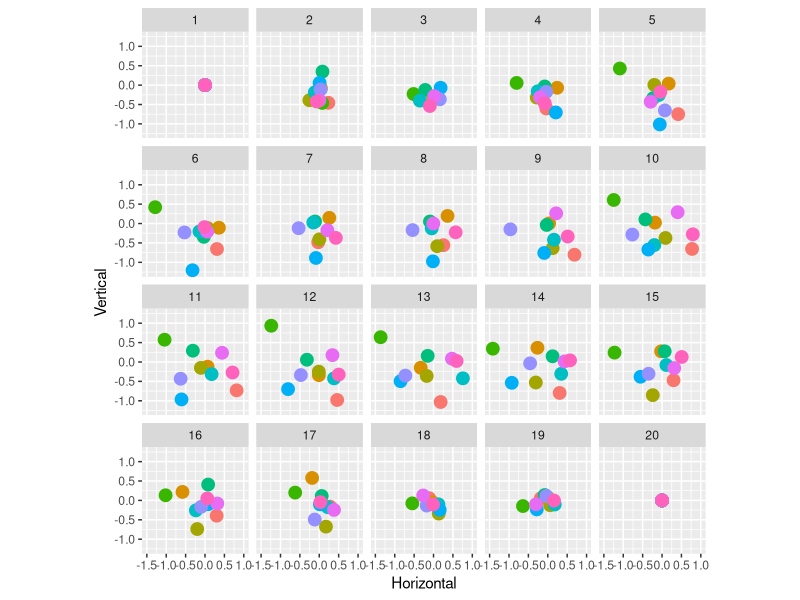

R code for this plot: (Note: this script raises an error after producing the figure.)
library(tidyverse)
library(here)
library(gganimate)

bridges <- read_csv(here("data","brownian_bridges.csv"))

# show paths
a <- ggplot(
  data = bridges,
  mapping = aes(
    x = Horizontal,
    y = Vertical,
    colour = factor(Series))
) + geom_line(colour = "black") +
  geom_point(
    show.legend = FALSE,
    size = 2) +
  coord_equal() +
  facet_wrap(~Series) +
  xlim(-1.5, 1) +
  ylim(-1.25, 1.25)



# suppose we wanted instead to plot the global state, facetted
# a function of Time. We'd set up something like this...
b <- ggplot(
  data = bridges,
  mapping = aes(
    x = Horizontal,
    y = Vertical,
    colour = factor(Series))
) +
  geom_point(
    show.legend = FALSE,
    size = 4) +
  coord_equal() +
  xlim(-1.5, 1) +
  ylim(-1.25, 1.25)

# and then the add the facets like this...
b + facet_wrap(~Time)


# so how do we animate? gganimate allows you to do this
# surprisingly easily using transition_ functions. In
# our scenario above we want to treat the 20 facets
# in time as "frames" in an animation that smoothly
# interpolates between them:
c <- b + transition_time(time = Time)

# what class is this new object?
class(c)

# printing it renders the animation
print(c)

# saving to file is similar to ggsave:
anim_save(here("output", "brownian1.gif"))

# there are a lot of nice things you can add to an
# animation. for instance, my personal favourite for
# having fun is shadow wake, which plots the recent
# history of each point
d <- c + shadow_wake(wake_length = .2)
print(d)

# alternatively you can leave behind a shadow trail
e <- c + shadow_trail(max_frames = 3)
print(e)

# or a shadow mark
f <- c + shadow_mark()
print(f)

# you can get some remarkable effects
g <- c + shadow_wake(
  wake_length = .3,
  size = 15,
  colour = "white",
  falloff = "quintic-in",
  wrap = FALSE
)
print(g, detail = 5, type = "cairo")
